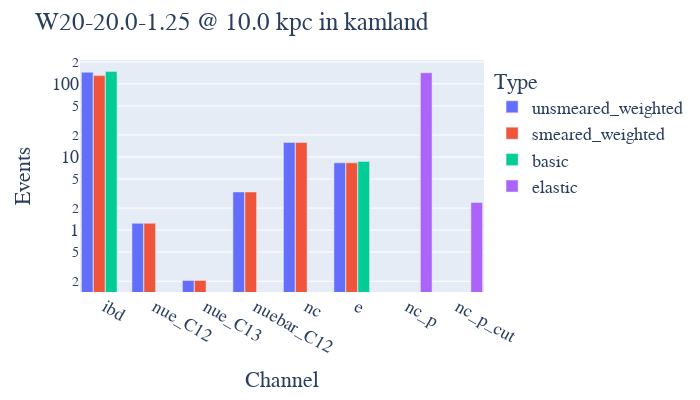

This figure's notebook cell:
### Code cell
# totals = pnut.event_totals(sn, detector)
beer.bar_totals(sn, detector)

### Figure 1 — Plotly figure (JSON) as saved in the notebook; plotly's stock layout.template omitted (floating-point values rounded to 4 significant figures)
{"data": [{"alignmentgroup": "True", "hovertemplate": "Type=unsmeared_weighted<br>Channel=%{x}<br>Events=%{y}<extra></extra>", "legendgroup": "unsmeared_weighted", "marker": {"color": "#636efa", "pattern": {"shape": ""}}, "name": "unsmeared_weighted", "offsetgroup": "unsmeared_weighted", "orientation": "v", "showlegend": true, "textposition": "auto", "type": "bar", "x": ["ibd", "nue_C12", "nue_C13", "nuebar_C12", "nc", "e"], "xaxis": "x", "y": [144.0, 1.24, 0.2054, 3.325, 15.8, 8.32], "yaxis": "y"}, {"alignmentgroup": "True", "hovertemplate": "Type=smeared_weighted<br>Channel=%{x}<br>Events=%{y}<extra></extra>", "legendgroup": "smeared_weighted", "marker": {"color": "#EF553B", "pattern": {"shape": ""}}, "name": "smeared_weighted", "offsetgroup": "smeared_weighted", "orientation": "v", "showlegend": true, "textposition": "auto", "type": "bar", "x": ["ibd", "nue_C12", "nue_C13", "nuebar_C12", "nc", "e"], "xaxis": "x", "y": [129.6, 1.24, 0.2054, 3.324, 15.8, 8.32], "yaxis": "y"}, {"alignmentgroup": "True", "hovertemplate": "Type=basic<br>Channel=%{x}<br>Events=%{y}<extra></extra>", "legendgroup": "basic", "marker": {"color": "#00cc96", "pattern": {"shape": ""}}, "name": "basic", "offsetgroup": "basic", "orientation": "v", "showlegend": true, "textposition": "auto", "type": "bar", "x": ["ibd", "e"], "xaxis": "x", "y": [147.1, 8.666], "yaxis": "y"}, {"alignmentgroup": "True", "hovertemplate": "Type=elastic<br>Channel=%{x}<br>Events=%{y}<extra></extra>", "legendgroup": "elastic", "marker": {"color": "#ab63fa", "pattern": {"shape": ""}}, "name": "elastic", "offsetgroup": "elastic", "orientation": "v", "showlegend": true, "textposition": "auto", "type": "bar", "x": ["nc_p", "nc_p_cut"], "xaxis": "x", "y": [141.7, 2.393], "yaxis": "y"}], "layout": {"bargap": 0.05, "bargroupgap": 0.03, "barmode": "group", "font": {"family": "Times New Roman", "size": 18}, "height": 400, "legend": {"title": {"text": "Type"}, "tracegroupgap": 0}, "margin": {"t": 60}, "title": {"text": "W20-20.0-1.25 @ 10.0 kpc in kamland"}, "width": 700, "xaxis": {"anchor": "y", "domain": [0, 1], "title": {"text": "Channel"}}, "yaxis": {"anchor": "x", "domain": [0, 1], "title": {"text": "Events"}, "type": "log"}}}
